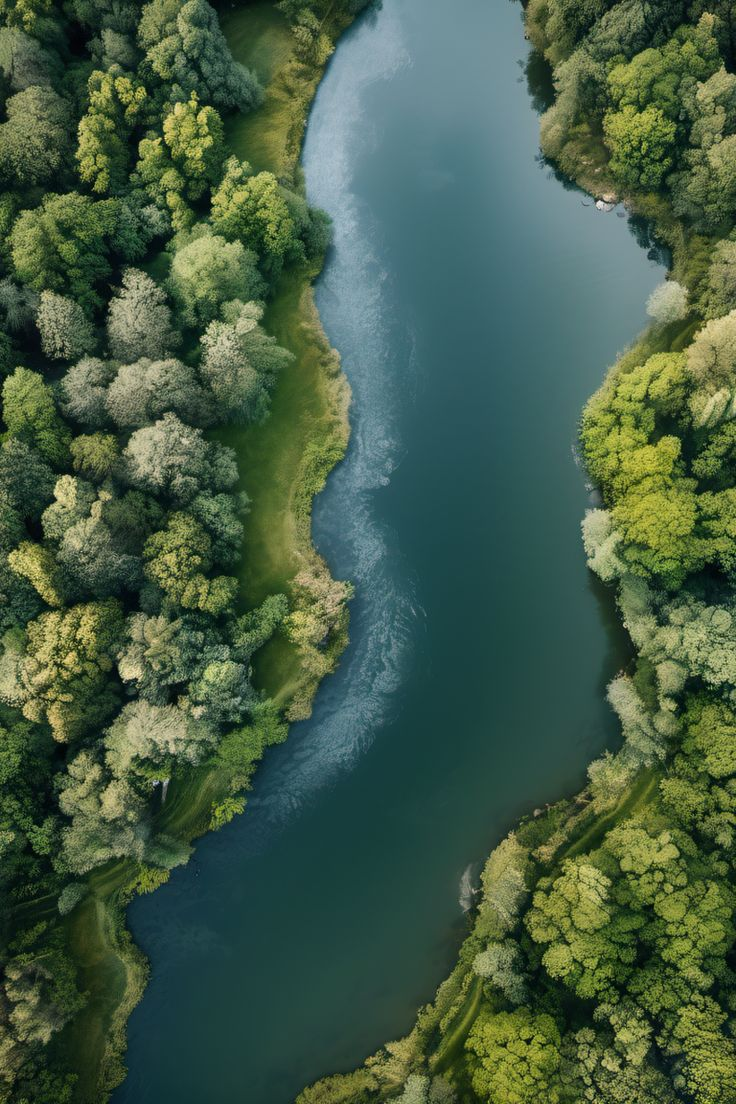
#> input picture forest.jpeg, 736 x 1104 px
$ python 'count trees.py' -i forest.jpeg
#> lines starting #> are read from the running program, lines starting #| are printed output that depends on the picture
### utils.py
# utils.py
import cv2
import numpy as np

def load_image(path):
#> called with path = 'forest.jpeg'
    img = cv2.imread(path)
#> img is the input picture: shape (1104, 736, 3); mean B, G, R 69.2, 92.5, 69.4
    if img is None:
        raise FileNotFoundError(f"Image not found: {path}")
    return img

def save_image(path, img):
    cv2.imwrite(path, img)

def draw_keypoints(img, keypoints):
    out = img.copy()
    for kp in keypoints:
        x, y = int(kp.pt[0]), int(kp.pt[1])
        cv2.circle(out, (x, y), 10, (0,255,0), 2)
    return out

# [5 lines left out: function draw_contours_centers, not called in this run]

### count trees.py
import argparse
import cv2
import numpy as np
import imutils
from utils import load_image, save_image, draw_keypoints

def preprocess_gray(img, blur_ksize=5):
#> called with blur_ksize = 5
    gray = cv2.cvtColor(img, cv2.COLOR_BGR2GRAY)
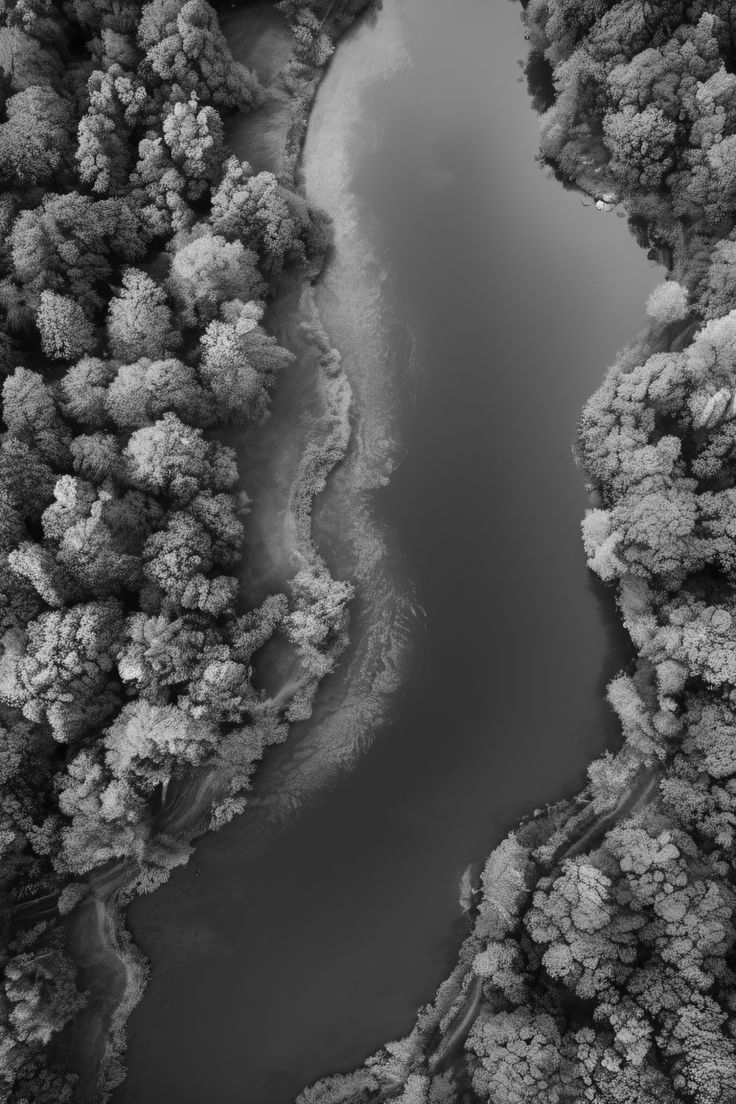
#> gray: shape (1104, 736); min 1, max 242, mean 82.9
    gray = cv2.equalizeHist(gray)
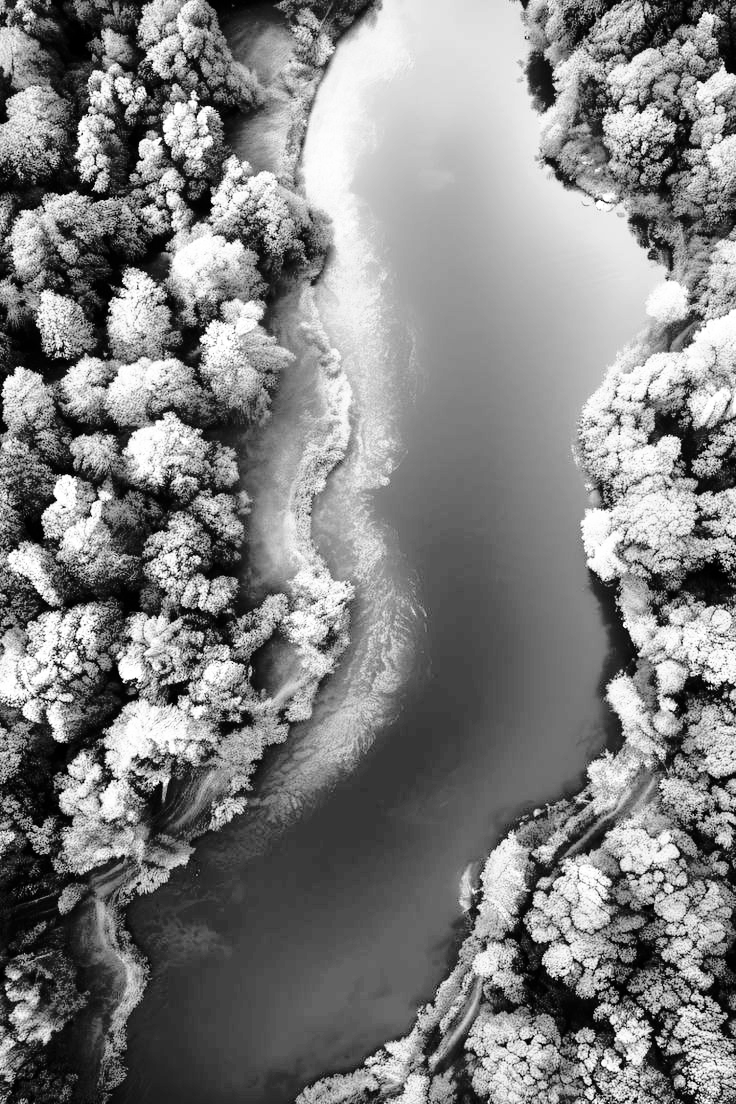
#> gray: shape (1104, 736); min 0, max 255, mean 128.5
    blur = cv2.GaussianBlur(gray, (blur_ksize, blur_ksize), 0)
    return blur

def blob_detection(img, min_area=100, max_area=5000):
    proc = preprocess_gray(img)
    params = cv2.SimpleBlobDetector_Params()
    params.filterByArea = True
    params.minArea = min_area
    params.maxArea = max_area
    detector = cv2.SimpleBlobDetector_create(params)
    keypoints = detector.detect(proc)
#> keypoints = ()
    return keypoints

# [53 lines left out: functions color_mask_contours, draw_contours_centers, not called in this run]

def run_blob(image_path, out_path):
    img = load_image(image_path)
    keypoints = blob_detection(img)
#> keypoints = ()
    out = draw_keypoints(img, keypoints)
    save_image(out_path, out)
    print(f"Detected {len(keypoints)} trees (blob method). Output saved to {out_path}")
#| Detected 0 trees (blob method). Output saved to output.png
    # Display output window
    cv2.imshow("Tree Detection (Blob)", out)
    cv2.waitKey(0)
    cv2.destroyAllWindows()

# [14 lines left out: function run_contour, not called in this run]

if __name__ == "__main__":
    parser = argparse.ArgumentParser()
    parser.add_argument("--image", "-i", required=True, help="Path to input image")
    parser.add_argument("--out", "-o", default="output.png", help="Output image path")
    parser.add_argument("--method", "-m", choices=["blob","contour"], default="blob", help="Detection method")
    args = parser.parse_args()

    if args.method == "blob":
        run_blob(args.image, args.out)
    else:
        run_contour(args.image, args.out)
